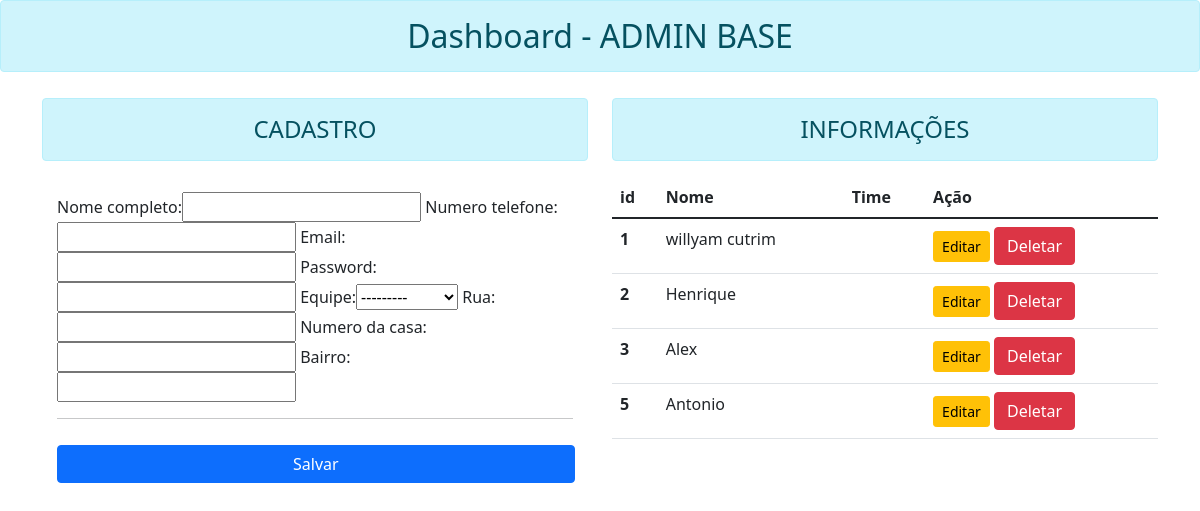
/, run on an earlier commit of the app's database.
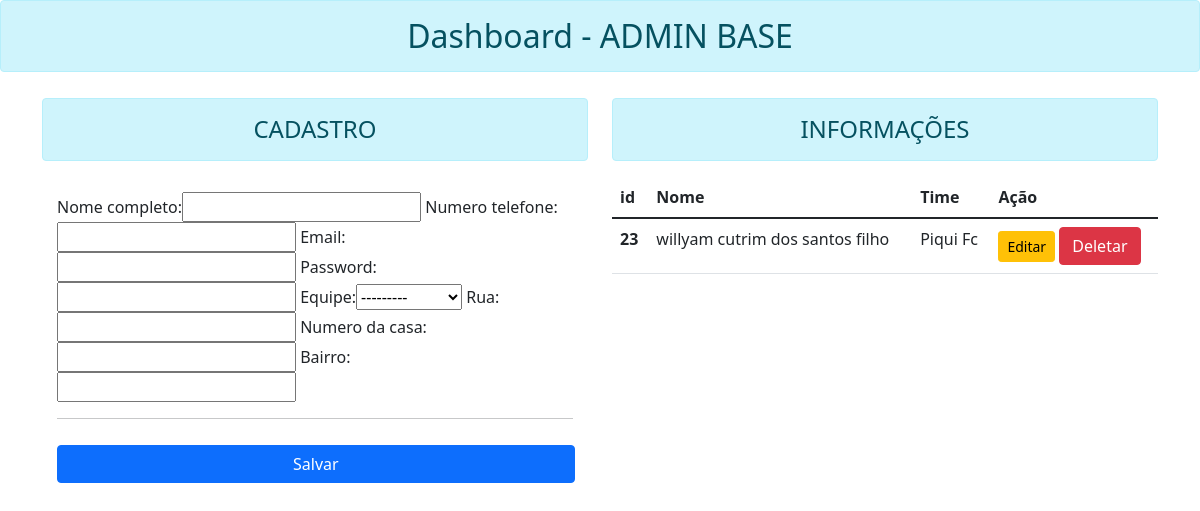
And on a later commit of the database.
### my_app/models.py (models this page shows, shortened)
class User(models.Model):
    nome_completo = models.CharField(max_length=250, null=False, blank=False, unique=True)
    numero_telefone = models.CharField(max_length=11, null=False, blank=False)
    email = models.EmailField(max_length=250)
    password = models.CharField(max_length=15, null=False, blank=False)
    equipe = models.ForeignKey(Equipe, on_delete=models.CASCADE, blank=True, null=True, unique=True)
    rua = models.CharField(max_length=150, null=False, blank=False)
    numero_da_casa = models.CharField(max_length=15, null=True, blank=True,)
    bairro = models.CharField(max_length=150, null=False, blank=False,)

class Equipe(models.Model):
    nome_time = models.CharField(max_length=150, unique=True, null=False, blank=False)
    def __str__(self):
        return self.nome_time

### my_app/views.py (the view)
# urls.py: path('', views.index, name="index"),
def index(request):
    users = User.objects.all()[:5]
    if request.method == 'POST':
        form = UserForm(request.POST)
        if form.is_valid():
            form.save()
            return redirect('/')
    else:
        form = UserForm()
    return render(request, 'html/home.html', {'users':users, 'form':form})

### my_app/forms.py
class UserForm(forms.ModelForm):
    class Meta:
        model = User
        fields = '__all__'

### my_app/templates/html/home.html (shortened to what this page needs)
{% extends 'base.html' %}
{% load bootstrap %}
{%block content%}
<h2 class="text-center alert alert-info" id="titulo">Dashboard - ADMIN BASE</h2>
<div class="container" id="container">
  <div class="row">
    <div class="col-6">
      <h4 class="text-center alert alert-info" id="titulo">CADASTRO</h4>
      <form method="post" class="post-form" id="formulario">{% csrf_token %}
        {{ form|bootstrap }}<hr>
        <button type="submit" class="save btn btn-primary" id="btn_salvar">Salvar</button>
    </form><br>
    </div>
    <div class="col-6">
      <h4 class="text-center alert alert-info" id="titulo">INFORMAÇÕES</h4>
      <table class="table" id="tabela">
          <thead>
            <tr>
              <th scope="col">id</th>
              <th scope="col">Nome</th>
              <th scope="col">Time</th>
              <th scope="col">Ação</th>
            </tr>
          </thead>
          <tbody>
              {% for user in users %}
              <tr>
                <th scope="row">{{user.id}}</th>
                <td>{{user.nome_completo}}</td>
                {% if user.equipe != None%}
                  <td>{{user.equipe}}</td>
                {% else %}
                  <td></td>
                {% endif %}
                <td>
                    <a href="{% url 'atualizar' user.id %}" class="btn btn-warning btn-sm">Editar</a>
                    <form action="{% url 'delete' user.id %}" method="post" class="d-inline">{% csrf_token %}
                      <input type="submit" class="btn btn-danger" value="Deletar">
                    </form>
                </td>
              </tr>
              {% endfor %}
          </tbody>
        </table>
    </div>
  </div>
</div>
{%endblock content%}

What changed in the data, as far as the page shows it:
removed User: id "1", nome_completo "willyam cutrim"
removed User: id "2", nome_completo "Henrique"
removed User: id "3", nome_completo "Alex"
removed User: id "5", nome_completo "Antonio"
added User: id "23", nome_completo "willyam cutrim dos santos filho", equipe "Piqui Fc"
